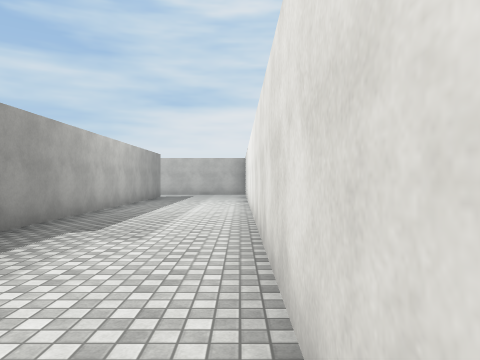
[1] (above)

17 first-person views from a walk through a scene from a Unity 3-D project. The camera is 1.4 m above the floor, looks level and sees 70° across. The floor is counted in squares, 2 m on a side. Each view is taken from the middle of a square. On the plan, view 1 faces up. The plan holds only what a view shows up to about 11 squares ahead; the rest is blank. The player character is not drawn. Surface patterns are stand-ins for the level's own textures.

[2]
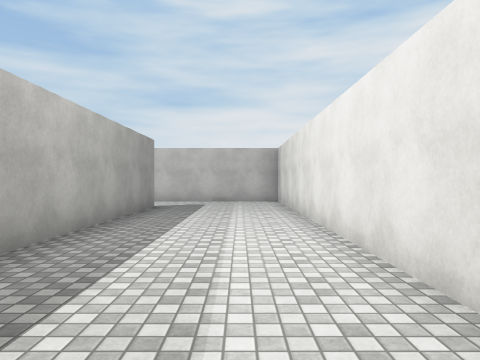

[3]
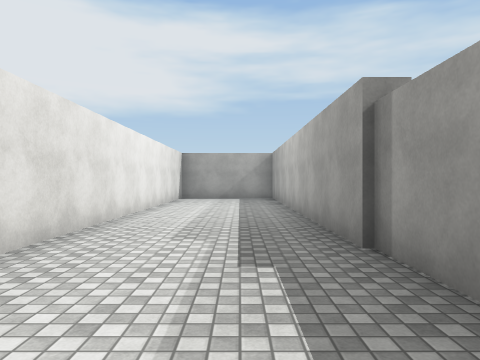

[4]
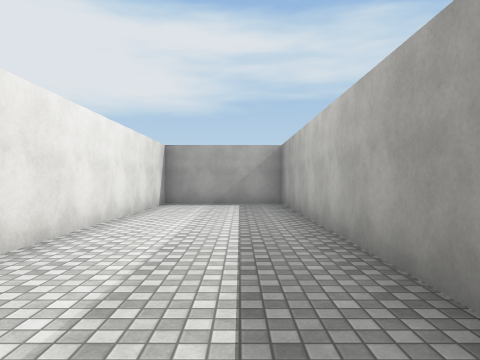

[5]
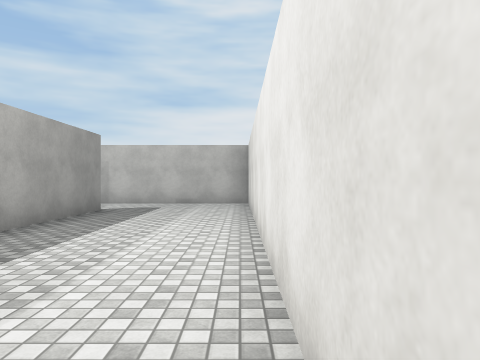

[6]
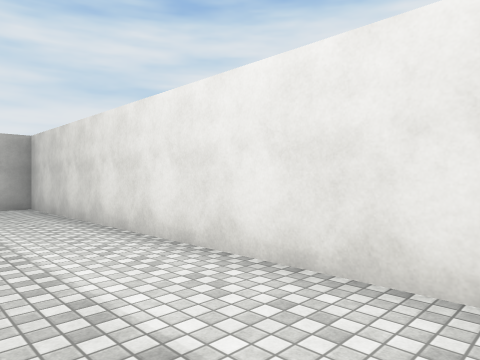

[7]
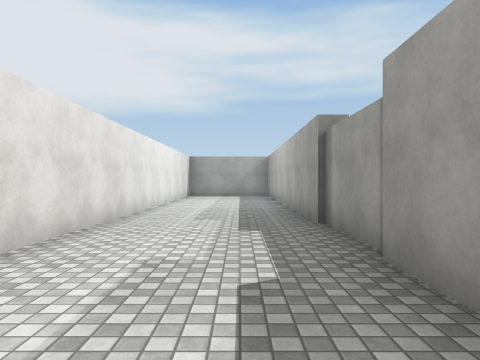

[8]
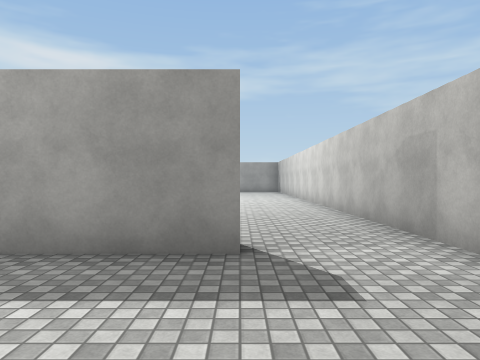

[9]
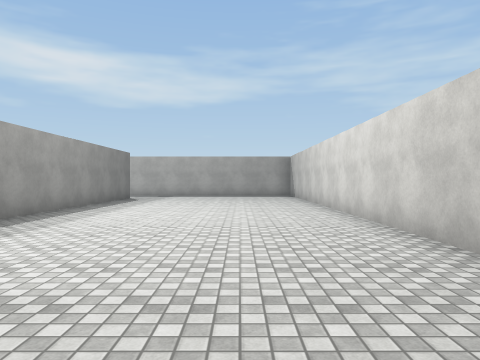

[10]
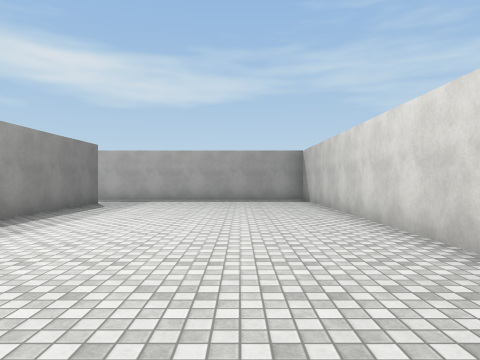

[11]
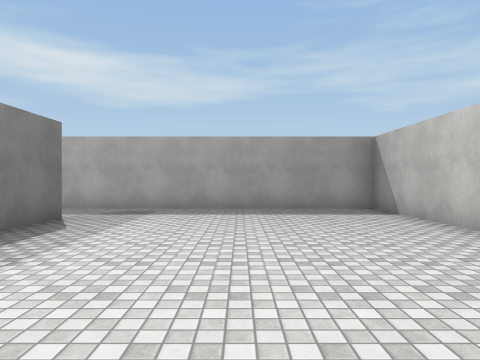

[12]
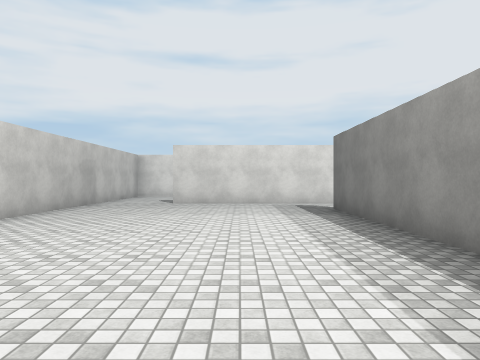

[13]
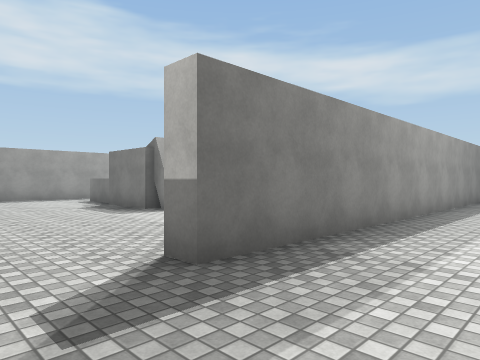

[14]
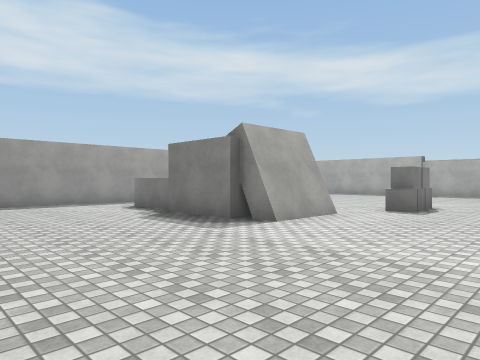

[15]
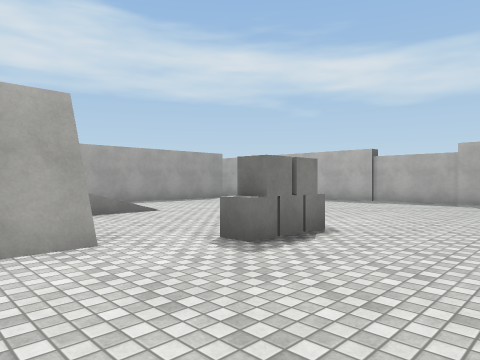

[16]
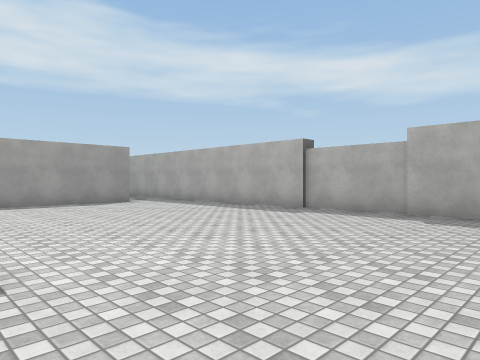

[17]
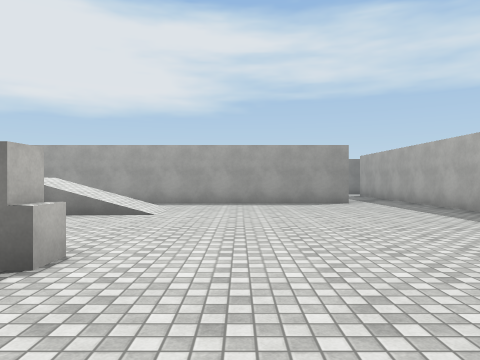

### Floor plan
Points are (right, up) in squares from view 1. A wall is a line through its corners. A room is listed if a view was taken in it or the views show most of it. See-through windows are left out.
Room 1 (views 1, 2, 3, 4, 5, 6, 7, 8)
walls: (-3.3, 3.8) (-3.3, -8.3) (0.3, -8.3) (0.3, 16.3) (-3.4, 16.3); (-3.3, 14) (-3.3, 4)
ways out: opening at (-3, 15.5) to room 2
Room 2 (views 9, 10, 11, 12, 13)
walls: (-18.2, 9.8) (-5.8, 9.8); (-3.7, 9.1) (-3.7, 14); (-3.4, 16.3) (-20.3, 16.3) (-20.3, 9.6)
ways out: opening at (-3, 15.5) to room 1; opening at (-19, 10) to room 3; opening at (-4.5, 10) to room 3
Room 3 (views 14, 15, 16, 17)
walls: (-10.6, 5) (-8.5, 5) (-8.5, 4.5) (-8.3, 4.5) (-8.3, 2.5); (-10.6, 5.3) (-8.5, 5.3); (-5.8, 9.8) (-5.8, 9.2); (-18.2, -1.2) (-5.8, -1.2); (-20.3, 9.6) (-20.3, -0.5)
ways out: opening at (-19, 10) to room 2; opening at (-4.5, 10) to room 2; opening at (-19, -1)
objects: other object (-13, 6) to (-12, 6)

Positions as (right, up) in squares from view 1, and headings:
1: (0, 0), facing up
2: (-1, 5), facing up
3: (-2, 5), facing down
4: (-2, 2), facing down
5: (0, 6), facing up
6: (-2, 7), facing up-right
7: (-2, 7), facing down
8: (0, 14), facing left
9: (-5, 14), facing left
10: (-8, 14), facing left
11: (-12, 13), facing left
12: (-14, 12), facing right
13: (-4, 12), facing down-left
14: (-4, 9), facing down-left
15: (-9, 9), facing down-left
16: (-13, 9), facing down-left
17: (-15, 9), facing down
